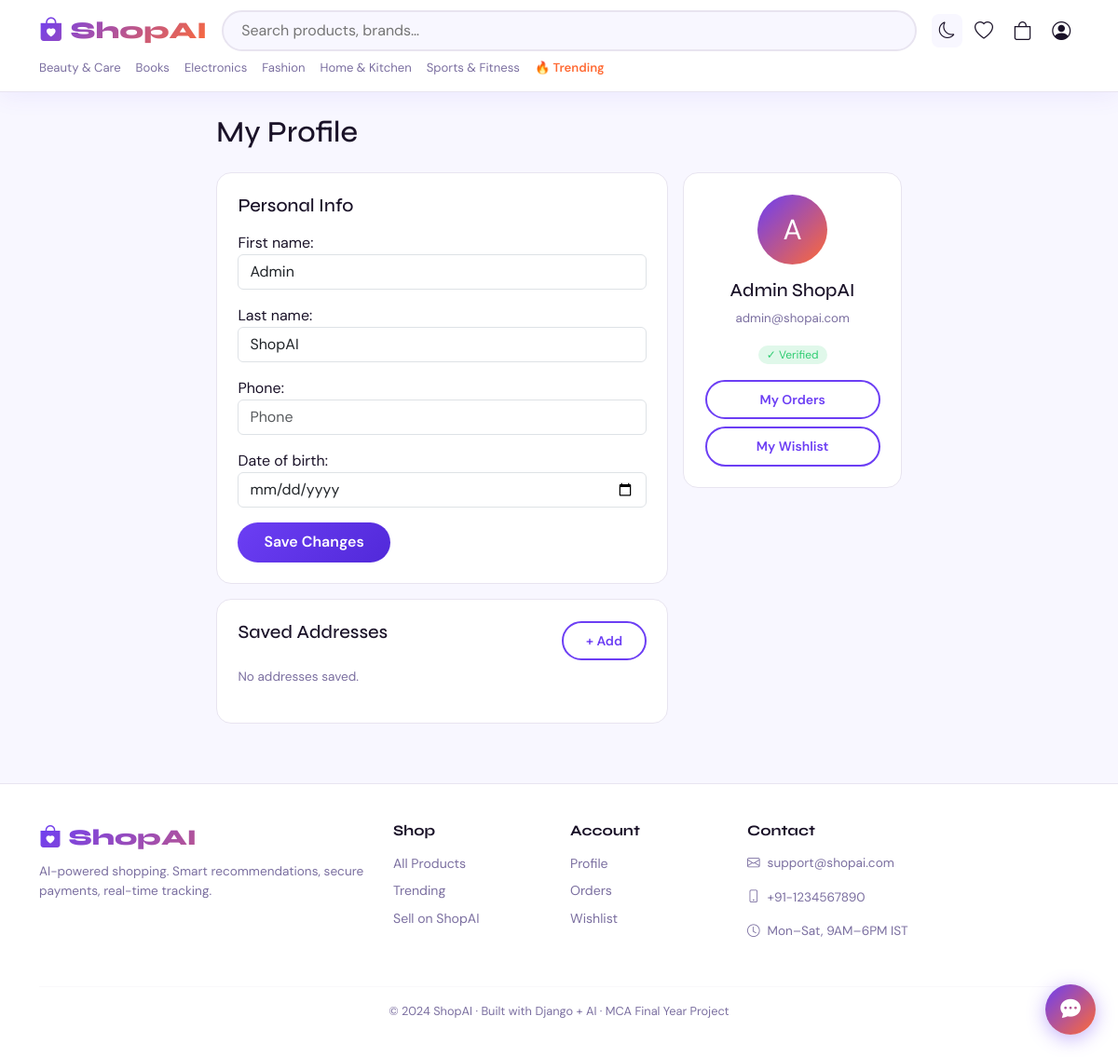
The app's page /users/profile/ (signed in) with its own data.
### users/models.py (models this page shows, shortened)
class CustomUser(AbstractUser):
    email = models.EmailField(unique=True)
    phone = models.CharField(max_length=15, blank=True)
    avatar = models.ImageField(upload_to='avatars/', null=True, blank=True)
    is_vendor = models.BooleanField(default=False)
    is_email_verified = models.BooleanField(default=False)
    dark_mode = models.BooleanField(default=False)
    date_of_birth = models.DateField(null=True, blank=True)
    USERNAME_FIELD = 'email'
    REQUIRED_FIELDS = ['username']
    @property
    def full_name(self):
        name = f"{self.first_name} {self.last_name}".strip()
        return name if name else self.username

### store/models.py (models this page shows, shortened)
class Category(models.Model):
    name = models.CharField(max_length=200)
    slug = models.SlugField(unique=True, blank=True)
    parent = models.ForeignKey('self', null=True, blank=True, on_delete=models.SET_NULL, related_name='children')
    image = models.ImageField(upload_to='categories/', null=True, blank=True)
    description = models.TextField(blank=True)
    is_active = models.BooleanField(default=True)
    class Meta:
        verbose_name_plural = 'Categories'
        ordering = ['name']

### users/views.py (the view)
# urls.py: path('profile/', views.profile_view, name='profile'),
@login_required
def profile_view(request):
    if request.method == 'POST':
        form = ProfileForm(request.POST, request.FILES, instance=request.user)
        if form.is_valid():
            form.save()
            messages.success(request, 'Profile updated!')
            return redirect('users:profile')
    else:
        form = ProfileForm(instance=request.user)
    return render(request, 'users/profile.html', {'form': form,
                  'addresses': request.user.addresses.all()})

### users/forms.py
class ProfileForm(forms.ModelForm):
    class Meta:
        model = User
        fields = ['first_name','last_name','phone','date_of_birth']
        widgets = {
            'first_name': WIDGET('First Name'),
            'last_name': WIDGET('Last Name'),
            'phone': WIDGET('Phone'),
            'date_of_birth': forms.DateInput(attrs={'class':'form-control','type':'date'}),
        }

### cart/context_processors.py (called while the page is built)
def cart_count(request):
    if request.user.is_authenticated:
        from .models import Cart
        c = Cart.objects.filter(user=request.user).first()
        return {'cart_count': c.item_count if c else 0}
    return {'cart_count': 0}

### cart/models.py (called while the page is built)
    @property
    def item_count(self):
        return sum(item.quantity for item in self.items.all())

### store/context_processors.py (called while the page is built)
def all_categories(request):
    return {'all_categories': Category.objects.filter(is_active=True, parent=None)[:10]}

### wishlist/context_processors.py (called while the page is built)
def wishlist_count(request):
    if request.user.is_authenticated:
        from .models import Wishlist
        wl = Wishlist.objects.filter(user=request.user).first()
        return {'wishlist_count': wl.products.count() if wl else 0}
    return {'wishlist_count': 0}

### templates/users/profile.html (shortened to what this page needs)
{% extends 'base.html' %}
{% block content %}
<div class="container mt-4" style="max-width:760px">
<h2 class="mb-4">My Profile</h2>
<div class="row g-3">
<div class="col-md-8">
<div style="background:var(--sur);border:1px solid var(--bdr);border-radius:var(--r);padding:1.4rem;margin-bottom:1rem">
<h5 class="mb-3">Personal Info</h5>
<form method="POST">{% csrf_token %}{{ form.as_p }}<button type="submit" class="btn-pri btn">Save Changes</button></form>
</div>
<div style="background:var(--sur);border:1px solid var(--bdr);border-radius:var(--r);padding:1.4rem">
<div class="d-flex justify-content-between"><h5>Saved Addresses</h5><a href="{% url 'users:add_address' %}" class="btn-out btn btn-sm">+ Add</a></div>
{% for addr in addresses %}
<div style="border:1px solid var(--bdr);border-radius:10px;padding:.7rem 1rem;margin-top:.5rem;font-size:.85rem">
<strong>{{ addr.full_name }}</strong> ({{ addr.get_address_type_display }})<br>
<span style="color:var(--muted)">{{ addr.address_line1 }}, {{ addr.city }} - {{ addr.pincode }}</span>
<a href="{% url 'users:delete_address' addr.pk %}" style="color:#e74c3c;float:right;font-size:.78rem" onclick="return confirm('Delete?')">Delete</a>
</div>
{% empty %}<p style="color:var(--muted);font-size:.85rem;margin-top:.5rem">No addresses saved.</p>
{% endfor %}
</div>
</div>
<div class="col-md-4">
<div style="background:var(--sur);border:1px solid var(--bdr);border-radius:var(--r);padding:1.4rem;text-align:center">
<div style="width:75px;height:75px;border-radius:50%;background:linear-gradient(135deg,var(--p),var(--ac));display:flex;align-items:center;justify-content:center;font-size:1.9rem;color:#fff;margin:0 auto 1rem">{{ user.first_name|first|upper|default:user.username|first|upper }}</div>
<h5>{{ user.full_name }}</h5>
<p style="color:var(--muted);font-size:.83rem">{{ user.email }}</p>
{% if user.is_email_verified %}<span style="background:rgba(46,204,113,.15);color:#2ecc71;border-radius:50px;padding:2px 9px;font-size:.75rem">✓ Verified</span>{% endif %}
<div class="mt-3"><a href="{% url 'orders:order_list' %}" class="btn-out btn btn-sm w-100">My Orders</a></div>
<div class="mt-2"><a href="{% url 'wishlist:view' %}" class="btn-out btn btn-sm w-100">My Wishlist</a></div>
</div>
</div>
</div>
</div>
{% endblock %}

### templates/base.html (shortened to what this page needs)
<!DOCTYPE html>
<html lang="en" data-theme="{{ request.user.dark_mode|yesno:'dark,light' }}">
<head>
<link href="https://cdn.jsdelivr.net/npm/bootstrap@5.3.2/dist/css/bootstrap.min.css" rel="stylesheet">
<link href="https://cdn.jsdelivr.net/npm/bootstrap-icons@1.11.3/font/bootstrap-icons.min.css" rel="stylesheet">
</head>
<body>
<nav class="nav-bar">
<div class="container">
  <div class="d-flex align-items-center gap-3">
    <a href="{% url 'store:index' %}" class="brand"><i class="bi bi-bag-heart-fill"></i> ShopAI</a>
    <div class="search-wrap d-none d-md-block">
      <input type="text" id="srch" placeholder="Search products, brands…">
    </div>
    <div class="d-flex align-items-center gap-1 ms-auto">
      <button onclick="toggleDark()" style="border:none;background:var(--bg);padding:.3rem .5rem;border-radius:8px;color:var(--tx);font-size:1.1rem;cursor:pointer" title="Dark mode">
        <i class="bi bi-{% if request.user.dark_mode %}sun{% else %}moon{% endif %}" id="dicon"></i>
      </button>
      {% if user.is_authenticated %}
      <a href="{% url 'wishlist:view' %}" class="nav-btn"><i class="bi bi-heart"></i>{% if wishlist_count > 0 %}<span class="badge-c">{{ wishlist_count }}</span>{% endif %}</a>
      <a href="{% url 'cart:view' %}" class="nav-btn"><i class="bi bi-bag"></i>{% if cart_count > 0 %}<span class="badge-c cart-count-badge">{{ cart_count }}</span>{% endif %}</a>
      <div class="dropdown">
        <a class="nav-btn" data-bs-toggle="dropdown" href="#"><i class="bi bi-person-circle"></i></a>
      </div>
      {% else %}
      <a href="{% url 'users:login' %}" class="btn-out btn btn-sm">Login</a>
      <a href="{% url 'users:register' %}" class="btn-pri btn btn-sm ms-1">Sign Up</a>
      {% endif %}
    </div>
  </div>
  <div class="d-flex gap-3 mt-2 overflow-auto pb-1" style="scrollbar-width:none">
    {% for cat in all_categories %}
    <a href="{% url 'store:category' cat.slug %}" style="white-space:nowrap;font-size:.82rem;color:var(--muted);text-decoration:none;transition:var(--tr)" onmouseover="this.style.color='var(--p)'" onmouseout="this.style.color='var(--muted)'">{{ cat.name }}</a>
    {% endfor %}
    <a href="{% url 'store:trending' %}" style="white-space:nowrap;font-size:.82rem;color:var(--ac);text-decoration:none;font-weight:600">🔥 Trending</a>
  </div>
</div>
</nav>
<main>{% block content %}{% endblock %}</main>
<footer>
<div class="container">
<div class="row g-4">
  <div class="col-md-4">
    <div class="brand fs-4"><i class="bi bi-bag-heart-fill"></i> ShopAI</div>
    <p class="mt-2" style="font-size:.85rem;color:var(--muted)">AI-powered shopping. Smart recommendations, secure payments, real-time tracking.</p>
  </div>
  <div class="col-md-2"><h6 class="fw-bold mb-3">Shop</h6>
    <div class="d-flex flex-column gap-2">
      <a href="{% url 'store:product_list' %}">All Products</a>
      <a href="{% url 'store:trending' %}">Trending</a>
      <a href="{% url 'vendor:register' %}">Sell on ShopAI</a>
    </div>
  </div>
  <div class="col-md-2"><h6 class="fw-bold mb-3">Account</h6>
    <div class="d-flex flex-column gap-2">
      {% if user.is_authenticated %}
      <a href="{% url 'users:profile' %}">Profile</a>
      <a href="{% url 'orders:order_list' %}">Orders</a>
      <a href="{% url 'wishlist:view' %}">Wishlist</a>
      {% else %}
      <a href="{% url 'users:login' %}">Login</a>
      <a href="{% url 'users:register' %}">Register</a>
      {% endif %}
    </div>
  </div>
  <div class="col-md-4"><h6 class="fw-bold mb-3">Contact</h6>
    <p style="font-size:.85rem;color:var(--muted)"><i class="bi bi-envelope me-2"></i>support@shopai.com</p>
    <p style="font-size:.85rem;color:var(--muted)"><i class="bi bi-phone me-2"></i>+91-1234567890</p>
    <p style="font-size:.85rem;color:var(--muted)"><i class="bi bi-clock me-2"></i>Mon–Sat, 9AM–6PM IST</p>
  </div>
</div>
<hr style="border-color:var(--bdr);margin-top:2rem">
<p class="text-center" style="font-size:.8rem;color:var(--muted)">© 2024 ShopAI · Built with Django + AI · MCA Final Year Project</p>
</div>
</footer>
<button id="cb-btn" onclick="cbToggle()"><i class="bi bi-chat-dots-fill" id="cb-icon"></i></button>
</body>
</html>

### templates/base.html (style rules this page uses)
:root { --p:#6c3ef4;--pd:#5129d9;--ac:#ff6b35;--ok:#2ecc71;--bg:#f8f7ff;--sur:#ffffff;--bdr:#e8e4f0;--tx:#1a1228;--muted:#7b6fa0;--shd:0 4px 24px rgba(108,62,244,.08);--r:16px;--tr:all .25s cubic-bezier(.4,0,.2,1) }
* { box-sizing:border-box;margin:0;padding:0 }
body { font-family:'DM Sans',sans-serif;background:var(--bg);color:var(--tx);transition:background .3s,color .3s }
h1,h2,h3,h4,h5,h6 { font-family:'Syne',sans-serif }
.nav-bar { background:var(--sur);border-bottom:1px solid var(--bdr);box-shadow:var(--shd);padding:.7rem 0;position:sticky;top:0;z-index:1000 }
.brand { font-family:'Syne',sans-serif;font-weight:800;font-size:1.6rem;background:linear-gradient(135deg,var(--p),var(--ac));-webkit-background-clip:text;-webkit-text-fill-color:transparent;text-decoration:none }
.search-wrap { position:relative;flex:1 }
.search-wrap input { width:100%;border:2px solid var(--bdr);border-radius:50px;background:var(--bg);color:var(--tx);padding:.5rem 1.2rem;font-family:'DM Sans',sans-serif;transition:var(--tr) }
.nav-btn { color:var(--tx);text-decoration:none;font-size:1.25rem;padding:.35rem .55rem;border-radius:10px;position:relative;transition:var(--tr) }
.btn-pri { background:linear-gradient(135deg,var(--p),var(--pd));color:#fff;border:none;border-radius:50px;padding:.6rem 1.75rem;font-weight:600;transition:var(--tr) }
.btn-out { border:2px solid var(--p);color:var(--p);border-radius:50px;padding:.55rem 1.5rem;font-weight:600;background:transparent;transition:var(--tr);text-decoration:none;display:inline-block }
#cb-btn { position:fixed;bottom:24px;right:24px;width:54px;height:54px;background:linear-gradient(135deg,var(--p),var(--ac));border:none;border-radius:50%;color:#fff;font-size:1.35rem;cursor:pointer;box-shadow:0 4px 20px rgba(108,62,244,.4);z-index:9998;display:flex;align-items:center;justify-content:center;transition:var(--tr) }
footer { background:var(--sur);border-top:1px solid var(--bdr);padding:2.5rem 0 1.5rem;margin-top:4rem }
footer a { color:var(--muted);text-decoration:none;font-size:.88rem;transition:var(--tr) }

### records on screen
Category: name "Beauty & Care"
Category: name "Books"
Category: name "Electronics"
Category: name "Fashion"
Category: name "Home & Kitchen"
Category: name "Sports & Fitness"
CustomUser: first_name "Admin", last_name "ShopAI", first_name|first "A", full_name "Admin ShopAI", email "admin@shopai.com"
